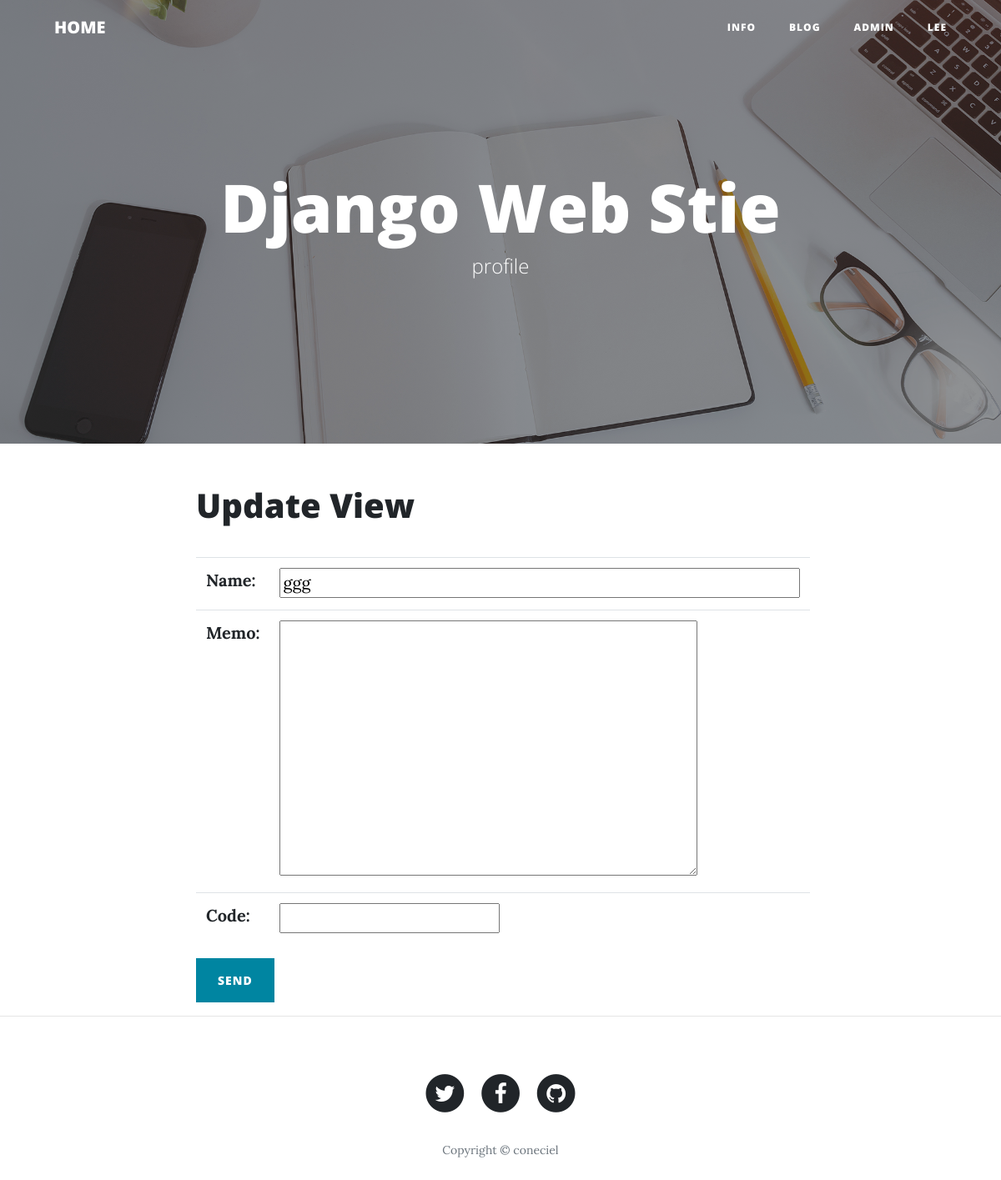
/info/36/update (signed in), run on an earlier commit of the app's database.
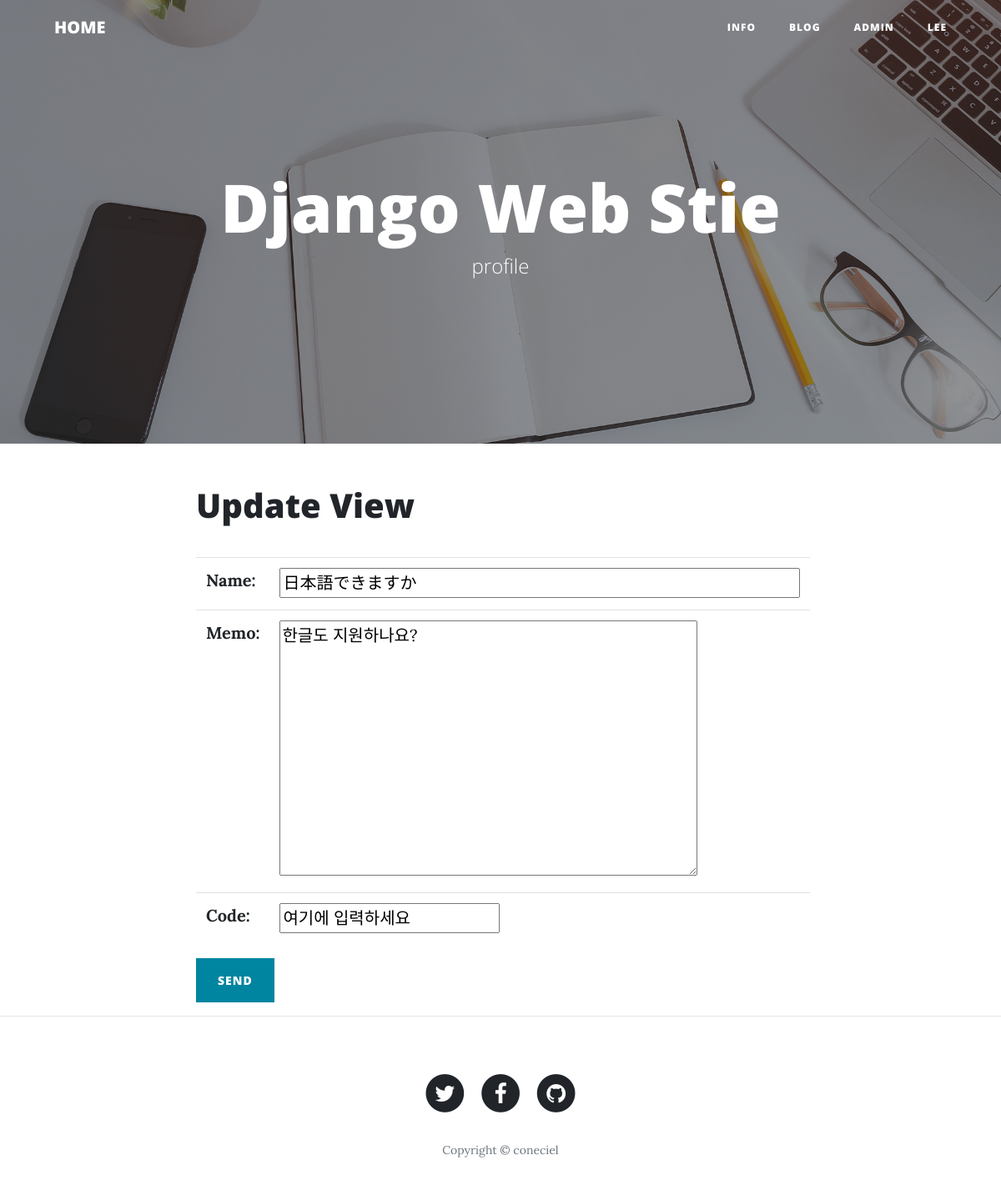
And on a later commit of the database.
### info/models.py (models this page shows, shortened)
class  Info(models.Model):
    name            = models.CharField( max_length=200 , blank=True , default= "")
    code            = models.CharField( max_length=200 , blank=True , default= "")
    memo            = models.CharField( max_length=200 , blank=True , default= "")
    class Meta:
        ordering = ( "-id", )

### info/views.py (the view, shortened to what this page needs)
# urls.py: path('<int:pk>/update'    , Info_UpdateView.as_view()     , name="update_info"),
class Info_UpdateView(LoginRequiredMixin , UpdateView):
    model = Info
    form_class = Info_Form
    template_name = "info/info_update.html"
    login_url = "/login"

### info/form.py
class Info_Form(forms.ModelForm):
    name = forms.CharField( widget= forms.TextInput(attrs = { "size" : 50} ) )
    memo = forms.CharField( widget= forms.Textarea(attrs = { "size" : 50} ) )
    class Meta:
        model = Info
        fields = [ "name" , "memo" , "code" ]

### templates/info/info_update.html (shortened to what this page needs)
{%   extends "ABS_bootstrap_list.html" %}
{%  block BODY %}
<div>
    <a href = "../" > <h1>  Update View </h1> </a><br>
    <form method="POST">
        <table class = "table">
                {{ form }}
        </table>
        <button class = "btn btn-primary" > Send </button>
    </form>
</div>
{% endblock %}

What changed in the data, as far as the page shows it:
changed Info: name "ggg" → "日本語できますか"; memo (not shown) → "한글도 지원하나요?"; code (not shown) → "여기에 입력하세요"
